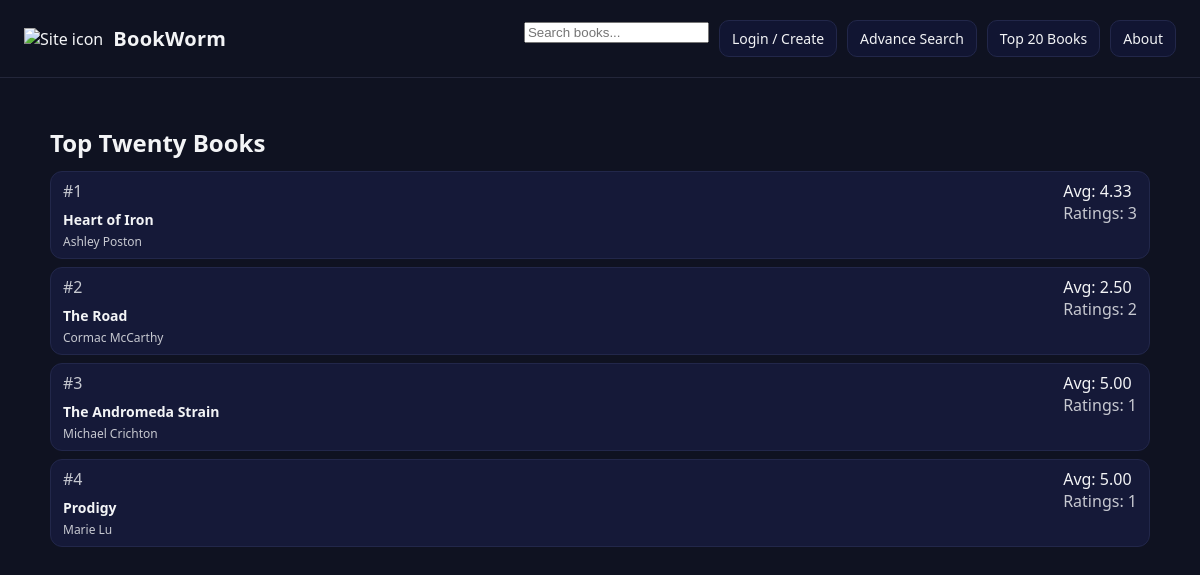
/public_html/bookworm/top20.php, run on the app's committed database.
### tables this page shows
CREATE TABLE IF NOT EXISTS books (
    book_id INT PRIMARY KEY NOT NULL AUTO_INCREMENT,
    isbn VARCHAR(13) NOT NULL UNIQUE,
    title VARCHAR(255) NOT NULL,
    added TIMESTAMP NULL DEFAULT CURRENT_TIMESTAMP,
    published DATE NULL DEFAULT NULL,
    summary TEXT NOT NULL,
    image_path VARCHAR(512) DEFAULT NULL,
    added_by INT NULL DEFAULT NULL,
    author VARCHAR(255) NOT NULL,
    CONSTRAINT constrain_book_isbn CHECK (isbn REGEXP '^[0-9]{13}$'),
    FOREIGN KEY (added_by) REFERENCES forms(form_id) ON DELETE SET NULL
);

### public_html/bookworm/top20.php (the view, shortened to what this page needs)
<?php
require_once __DIR__ . '/../../phpTools/config.php';
$topTwentyBooks = $pdo->query("SELECT * FROM toptwentybooks")->fetchAll();
?>
<!doctype html>
<html lang="en">
<head>
    <link rel="stylesheet" href="app.css">
</head>
<body>
    <header>
        <div class="brand">
            <img class="brand-icon" src="/~bdb/bookworm/images/site-icon.png" alt="Site icon">
            <h1>BookWorm</h1>
        </div>
        <nav aria-label="Primary">
            <form class="nav-search" action="/~bdb/bookworm/advSearch.php" method="GET">
                <input
                    type="text"
                    name="q"
                    placeholder="Search books..."
                    aria-label="Search books">
            </form>
            <?php if (isset($_SESSION['user_id'])): ?>
                <?php if (isset($_SESSION['role']) && $_SESSION['role'] === 'admin'): ?>
                    <a class="tab" href="/~bdb/bookworm/adminTool.php">Admin Tool</a>
                <?php endif; ?>
                <a class="tab" href="/~bdb/bookworm/form.php">Book Requests</a>
                <a class="tab" href="/~bdb/bookworm/logout.php">Logout</a>
                <span class="nav-welcome">
                    Welcome, <?= htmlspecialchars($_SESSION['username']) ?>
                </span>
            <?php else: ?>
                <a class="tab" href="/~bdb/bookworm/signin.php">Login / Create</a>
            <?php endif; ?>
            <a class="tab" href="#">Advance Search</a>
            <a class="tab" href="/~bdb/bookworm/top20.php">Top 20 Books</a>
            <a class="tab" href="/~bdb/bookworm/about.php">About</a>
        </nav>
    </header>
    <main>
        <section>
            <h2>Top Twenty Books</h2>
            <?php if (!$topTwentyBooks): ?>
                <p class="muted">No book ratings yet.</p>
            <?php else: ?>
                <div class="rows">
                    <?php foreach ($topTwentyBooks as $i => $t): ?>
                        <div class="row">
                            <div>
                                <div class="muted">#<?= $i + 1 ?></div>
                                <div class="title"><?= htmlspecialchars($t['title']) ?></div>
                                <div class="author"><?= htmlspecialchars($t['author']) ?></div>
                            </div>
                            <div>
                                <div>Avg: <?= number_format((float)$t['avg_rating'], 2) ?></div>
                                <div class="muted">Ratings: <?= (int)$t['totalratings'] ?></div>
                            </div>
                        </div>
                    <?php endforeach; ?>
                </div>
            <?php endif; ?>
        </section>
    </main>
</body>
</html>

### public_html/bookworm/app.css (style rules this page uses)
body { font-family: system-ui, -apple-system, Segoe UI, Roboto, Ubuntu, Helvetica, Arial, sans-serif; margin: 0; background: #0f1221; color: #f3f4f6; }
header { padding: 20px 24px; border-bottom: 1px solid #23263a; display: flex; align-items: center; justify-content: space-between; }
.brand { display: flex; gap: 10px; align-items: center; }
.brand h1 { margin: 0; font-size: 20px; letter-spacing: .3px; }
nav { display: flex; gap: 10px; }
.tab { display: inline-block; padding: 8px 12px; border: 1px solid #22274a; border-radius: 10px; background: #111532; text-decoration: none; color: #f3f4f6; font-size: 14px; }
main { padding: 24px; max-width: 1100px; margin: 0 auto; }
h2 { margin: 24px 0 12px; }
.title { font-size: 14px; font-weight: 600; margin: 8px 0 4px; }
.author { font-size: 12px; opacity: .8; }
.rows { display: grid; gap: 8px; }
.row { display: flex; justify-content: space-between; padding: 8px 12px; border: 1px solid #22274a; border-radius: 12px; background: #151938; }
.muted { opacity: .8; }

### data on the page
books: title "Heart of Iron", author "Ashley Poston", avg_rating "4.33", totalratings "3"
books: title "The Road", author "Cormac McCarthy", avg_rating "2.50", totalratings "2"
books: title "The Andromeda Strain", author "Michael Crichton", avg_rating "5.00", totalratings "1"
books: title "Prodigy", author "Marie Lu", avg_rating "5.00", totalratings "1"
